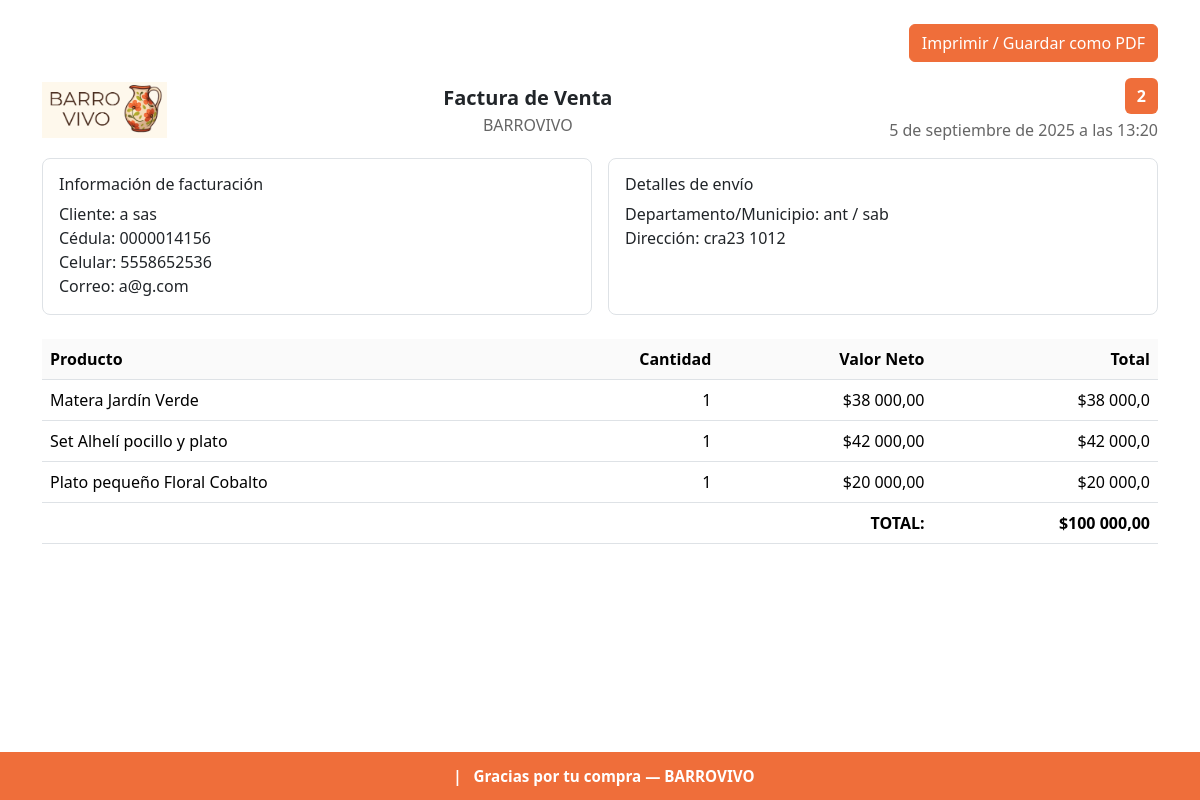
The page /pedido/factura/2/ (signed in) on the database its author committed.
### pedido/models.py (models this page shows, shortened)
class Pedido(models.Model):
    usuario = models.ForeignKey(User, on_delete=models.CASCADE)
    fecha = models.DateTimeField(auto_now_add=True)
    nombre_cliente = models.CharField(max_length=200)
    cedula = models.CharField(max_length=20)
    celular = models.CharField(max_length=20)
    correo = models.EmailField()
    departamento = models.CharField(max_length=100)
    municipio = models.CharField(max_length=100)
    direccion = models.CharField(max_length=255)
    apto_info = models.CharField(max_length=100, blank=True)
    total = models.DecimalField(max_digits=10, decimal_places=2)

class PedidoItem(models.Model):
    pedido = models.ForeignKey(Pedido, on_delete=models.CASCADE, related_name='items')
    producto = models.ForeignKey(Producto, on_delete=models.CASCADE)
    cantidad = models.PositiveIntegerField()
    precio = models.DecimalField(max_digits=10, decimal_places=2)

### producto/models.py (models this page shows, shortened)
class Producto(models.Model):
    nombre = models.CharField(max_length=120, verbose_name="Nombre")
    descripcion = models.TextField(blank=True, verbose_name="Descripción")
    categorias = models.ManyToManyField(Categoria, related_name="productos", blank=True, verbose_name="Categorías")
    precio = models.DecimalField(max_digits=12, decimal_places=2, verbose_name="Precio")
    imagen = models.ImageField(upload_to="productos/", blank=True, null=True, verbose_name="Imagen")
    cantidad_disp = models.PositiveIntegerField(default=0, verbose_name="Cantidad disponible")
    es_activo = models.BooleanField(default=True, verbose_name="Visible")
    creado = models.DateTimeField(auto_now_add=True)
    actualizado = models.DateTimeField(auto_now=True)
    class Meta:
        ordering = ["nombre"]

### pedido/views.py (the view)
# urls.py: path("factura/<int:pk>/", FacturaHTMLView.as_view(), name="factura_html"),
class FacturaHTMLView(LoginRequiredMixin, TemplateView):
    template_name = "factura_html.html"
    def get_context_data(self, **kwargs):
        ctx = super().get_context_data(**kwargs)
        pedido = get_object_or_404(Pedido, id=kwargs.get("pk"), usuario=self.request.user)
        ctx["pedido"] = pedido
        ctx["itemsPedido"] = pedido.items.all()
        return ctx

### pedido/templatetags/pedido_extras.py (called while the page is built)
@register.filter
def mul(value, arg):
    try:
        return float(value) * float(arg)
    except (ValueError, TypeError):
        return ''

### pedido/templates/factura_html.html (shortened to what this page needs)
{% load i18n humanize static %}
{% load pedido_extras %}
<!doctype html>
<html lang="{% get_current_language as LANGUAGE_CODE %}{{ LANGUAGE_CODE|default:'es' }}">
<head>
<link href="https://cdn.jsdelivr.net/npm/bootstrap@5.3.3/dist/css/bootstrap.min.css" rel="stylesheet">
<link rel="stylesheet" href="{% static 'tema.css' %}">
</head>
<body class="container py-4">
  <div class="d-flex justify-content-end no-print mb-3">
    <button class="btn btn-primary" onclick="window.print()">
      {% trans "Imprimir / Guardar como PDF" %}
    </button>
  </div>
  <div class="enc mb-3">
    <img src="{{ MEDIA_URL }}logo.png" class="logo" alt="BARROVIVO">
    <div class="text-center flex-fill">
      <div class="fw-bold fs-5">{% trans "Factura de Venta" %}</div>
      <div class="gris">BARROVIVO</div>
    </div>
    <div class="text-end">
      <span class="banda">{{ pedido.id }}</span>
      <div class="gris mt-1">{{ pedido.fecha }}</div>
    </div>
  </div>
  <div class="row g-3">
    <div class="col-md-6">
      <div class="p-3 border rounded-3 h-100">
        <h6 class="mb-2">{% trans "Información de facturación" %}</h6>
        <div>{% trans "Cliente" %}: {{ pedido.nombre_cliente }}</div>
        <div>{% trans "Cédula" %}: {{ pedido.cedula }}</div>
        <div>{% trans "Celular" %}: {{ pedido.celular }}</div>
        <div>{% trans "Correo" %}: {{ pedido.correo }}</div>
      </div>
    </div>
    <div class="col-md-6">
      <div class="p-3 border rounded-3 h-100">
        <h6 class="mb-2">{% trans "Detalles de envío" %}</h6>
        <div>{% trans "Departamento/Municipio" %}: {{ pedido.departamento }} / {{ pedido.municipio }}</div>
        <div>{% trans "Dirección" %}: {{ pedido.direccion }} {{ pedido.apto_info }}</div>
      </div>
    </div>
  </div>
  <div class="table-responsive mt-4">
    <table class="table tabla align-middle">
      <thead>
        <tr>
          <th>{% trans "Producto" %}</th>
          <th class="text-end">{% trans "Cantidad" %}</th>
          <th class="text-end">{% trans "Valor Neto" %}</th>
          <th class="text-end">{% trans "Total" %}</th>
        </tr>
      </thead>
      <tbody>
        {% for it in itemsPedido %}
          <tr>
            <td>{{ it.producto.nombre }}</td>
            <td class="text-end">{{ it.cantidad }}</td>
            <td class="text-end">${{ it.precio|intcomma }}</td>
            <td class="text-end">${{ it.cantidad|mul:it.precio|intcomma }}</td>
          </tr>
        {% endfor %}
      </tbody>
      <tfoot>
        <tr>
          <td colspan="3" class="text-end fw-bold">{% trans "TOTAL:" %}</td>
          <td class="text-end fw-bold">${{ pedido.total|intcomma }}</td>
        </tr>
      </tfoot>
    </table>
  </div>
  <div class="pie">
    {{ compra.numero }} &nbsp; | &nbsp; {% trans "Gracias por tu compra" %} — BARROVIVO
  </div>
</body>
</html>

### static/tema.css (style rules this page uses)
:root { --mini-bg: #FEF8EC; --hover-bg: #D9D9D9; }
:root { --bs-primary: #EF6E3A; --bs-primary-rgb: 239,110,58; --bs-link-color: #EF6E3A; --bs-link-hover-color: #d55f30; }
.btn-primary { --bs-btn-color:#fff; --bs-btn-bg:#EF6E3A; --bs-btn-border-color:#EF6E3A; --bs-btn-hover-bg:#d55f30; --bs-btn-hover-border-color:#d55f30; --bs-btn-focus-shadow-rgb: var(--bs-primary-rgb); --bs-btn-active-bg:#c9562c; --bs-btn-active-border-color:#c9562c; }

### pedido/templates/factura_html.html (style rules this page uses)
.banda { background:#EF6E3A; color:#fff; padding:6px 12px; border-radius:6px; font-weight:600; display:inline-block; }
.enc { display:flex; align-items:center; justify-content:space-between; gap:16px; }
.logo { height:56px; }
.gris { color:#666; }
.tabla th { background:#fafafa; }
.pie { position: fixed; left:0; right:0; bottom:0; background:#EF6E3A; color:#fff; min-height:48px; display:flex; align-items:center; justify-content:center; padding:8px 12px; font-size: .95rem; font-weight:600; }
body { padding-bottom: 72px; }

### rows shown on the page
Pedido: id "2", fecha "5 de septiembre de 2025 a las 13:20", nombre_cliente "a sas", cedula "0000014156", celular "5558652536", correo "a@g.com", departamento "ant", municipio "sab", direccion "cra23", apto_info "1012", total "100 000,00"
PedidoItem: producto.nombre "Matera Jardín Verde", cantidad "1", precio "38 000,00", cantidad|mul "38 000,0"
PedidoItem: producto.nombre "Set Alhelí pocillo y plato", cantidad "1", precio "42 000,00", cantidad|mul "42 000,0"
PedidoItem: producto.nombre "Plato pequeño Floral Cobalto", cantidad "1", precio "20 000,00", cantidad|mul "20 000,0"
